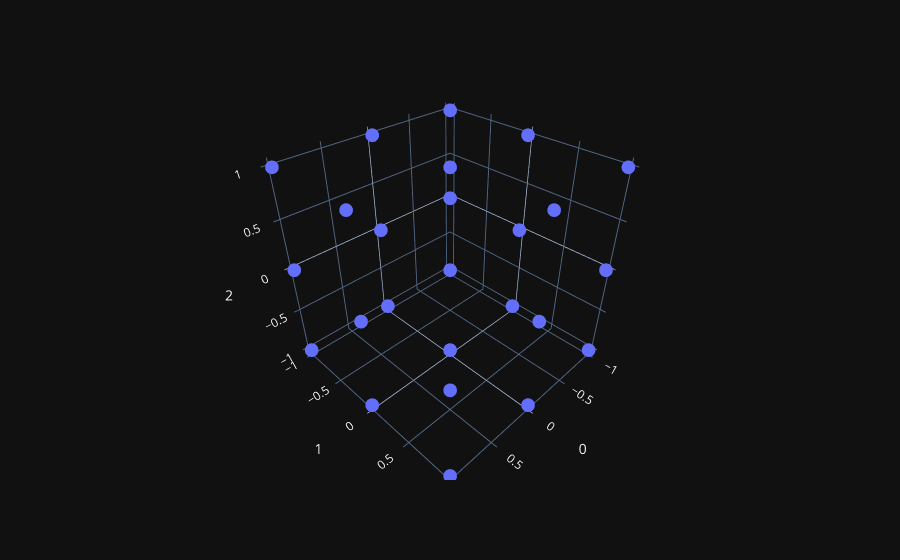

Notebook code for this chart:
### Code cell
fig = px.scatter_3d(coordinate, x=0, y=1, z=2)
fig.show()

### Figure 1 — Plotly figure (JSON) as saved in the notebook; plotly's stock layout.template omitted (floating-point values rounded to 4 significant figures)
{"data": [{"hovertemplate": "0=%{x}<br>1=%{y}<br>2=%{z}<extra></extra>", "legendgroup": "", "marker": {"color": "#636efa", "symbol": "circle"}, "mode": "markers", "name": "", "scene": "scene", "showlegend": false, "x": [-1.0, -1.0, -1.0, -1.0, -1.0, -1.0, -1.0, -1.0, -1.0, 0.0, 0.0, 0.0, 0.0, 0.0, 0.0, 0.0, 0.0, 1.0, 1.0, 1.0, 1.0, 1.0, 1.0, 1.0, 1.0, 1.0], "y": [-1.0, -1.0, -1.0, 0.0, 0.0, 0.0, 1.0, 1.0, 1.0, -1.0, -1.0, -1.0, 0.0, 0.0, 1.0, 1.0, 1.0, -1.0, -1.0, -1.0, 0.0, 0.0, 0.0, 1.0, 1.0, 1.0], "z": [-1.0, 0.0, 1.0, -1.0, 0.0, 1.0, -1.0, 0.0, 1.0, -1.0, 0.0, 1.0, -1.0, 1.0, -1.0, 0.0, 1.0, -1.0, 0.0, 1.0, -1.0, 0.0, 1.0, -1.0, 0.0, 1.0], "type": "scatter3d"}], "layout": {"scene": {"domain": {"x": [0.0, 1.0], "y": [0.0, 1.0]}, "xaxis": {"title": {"text": "0"}}, "yaxis": {"title": {"text": "1"}}, "zaxis": {"title": {"text": "2"}}}, "legend": {"tracegroupgap": 0}, "margin": {"t": 60}}}
